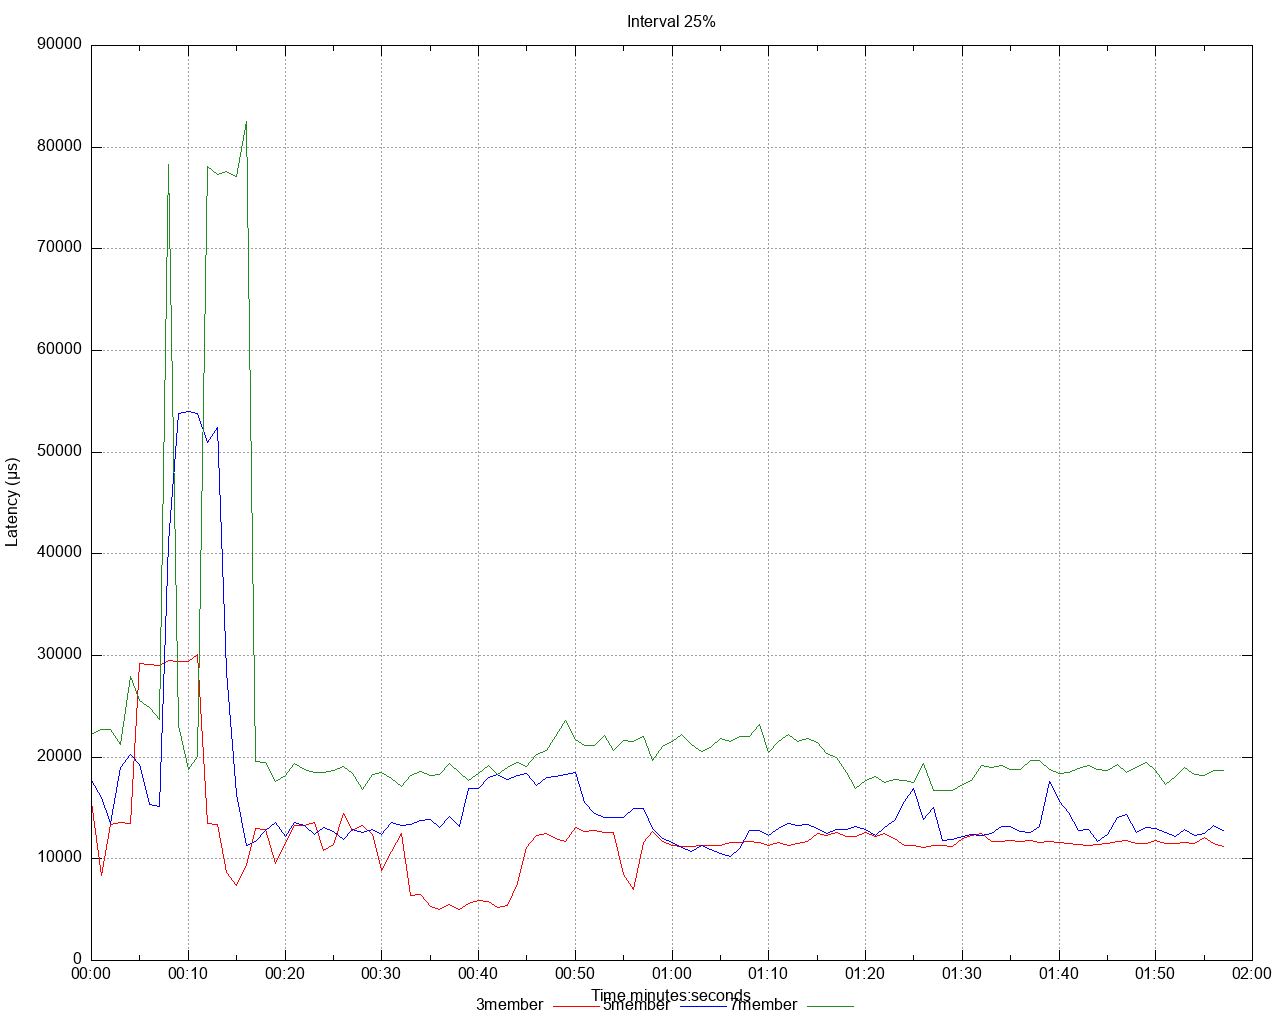

Here is the gnuplot script that generated this plot:
set title 'Interval 25%' noenhanced
set style data lines
set datafile separator ","
set terminal png size 1280,1024
set grid
set key below
set xdata time
set timefmt "%s"
offset = 0
t0(x)=(offset=($0==0) ? x : offset, x - offset)
set xlabel 'Time minutes:seconds'
set ylabel 'Latency (μs)'
set output '/Users/gbarnett/git/hazelcast-simulator/atomicreference/3and5and7/latency/latency_interval_25_write.png'
plot \
   '/Users/gbarnett/git/hazelcast-simulator/atomicreference/3and5and7/data/latency_interval_25_write_1.data' using (t0(timecolumn(1))):2 title "3member" noenhanced lt rgb "red", \
   '/Users/gbarnett/git/hazelcast-simulator/atomicreference/3and5and7/data/latency_interval_25_write_2.data' using (t0(timecolumn(1))):2 title "5member" noenhanced lt rgb "blue", \
   '/Users/gbarnett/git/hazelcast-simulator/atomicreference/3and5and7/data/latency_interval_25_write_3.data' using (t0(timecolumn(1))):2 title "7member" noenhanced lt rgb "forest-green", \
